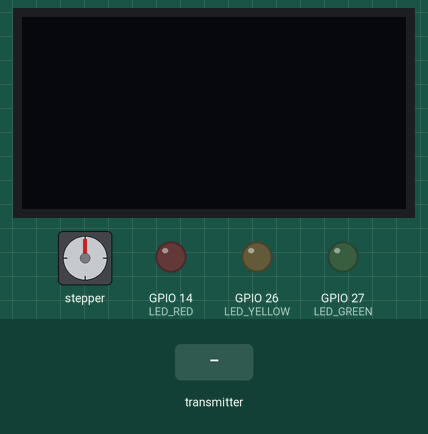
This sketch was run on a simulated ESP32. Shown: 128×64 one-colour display, stepper motor, output pins drawn as LEDs (lit = HIGH). The test bench sets the inputs (shaded band). Stepper angles assume 2048 steps per turn; what the sketch prints to the serial monitor is not drawn.

Above: at 1.2 s.
1.3 s: the transmitter starts sending gsr = 0
At 3.0 s:
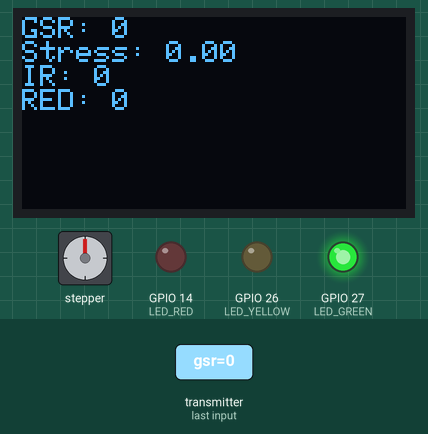
3.5 s: the transmitter starts sending stressIndex = 25
At 5.2 s:
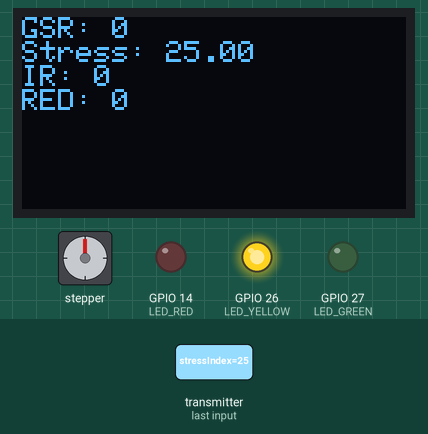
5.6 s: the transmitter starts sending stressIndex = 50
At 7.3 s:
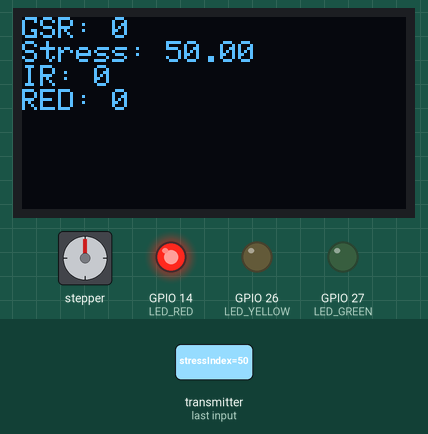
7.6 s: the transmitter starts sending stressIndex = 0
At 10.2 s:
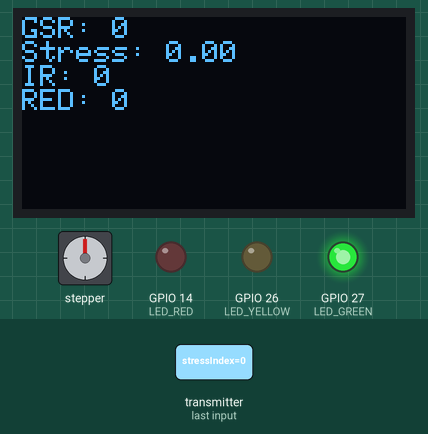
10.6 s: the transmitter starts sending red = 1024
At 12.4 s:
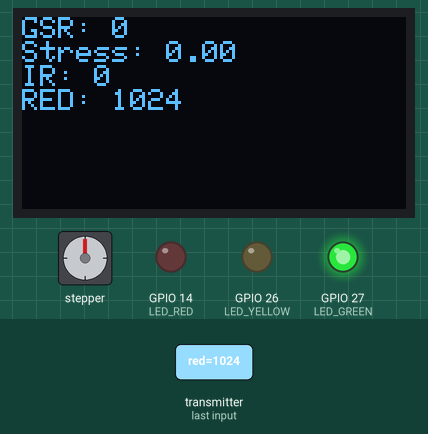
12.8 s: the transmitter starts sending ir = 1024
At 14.6 s:
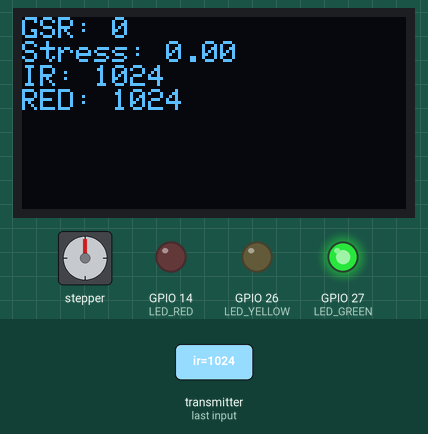
Timing chart, 0 to 17.9 s (numbered marks = the images above; inputs shaded):
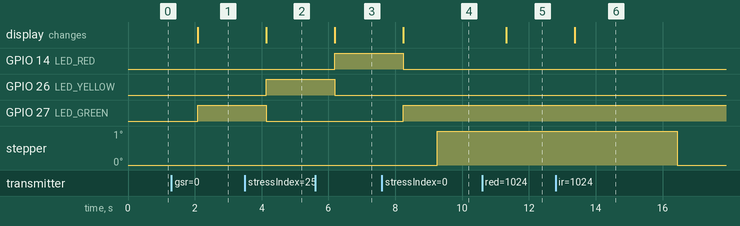

The sketch:

514_final_LEDdisplay_3.5.ino
```cpp
#include <WiFi.h>
#include <esp_now.h>
#include <Wire.h>
#include <Adafruit_GFX.h>
#include <Adafruit_SSD1306.h>
#include <AccelStepper.h>

#define SCREEN_WIDTH 128
#define SCREEN_HEIGHT 64
#define OLED_RESET    -1
Adafruit_SSD1306 display(SCREEN_WIDTH, SCREEN_HEIGHT, &Wire, OLED_RESET);

// Stepper Motor configuration (4-wire)
#define STEPPER_PIN1 16
#define STEPPER_PIN2 17
#define STEPPER_PIN3 18
#define STEPPER_PIN4 19
AccelStepper stepper(AccelStepper::FULL4WIRE, STEPPER_PIN1, STEPPER_PIN2, STEPPER_PIN3, STEPPER_PIN4);
const long gaugeRangeSteps = 2048;  // Total steps for full gauge movement
const float gaugeMin = 0.0;
const float gaugeMax = 100.0;

// LED pins for status indication
#define LED_RED    14
#define LED_YELLOW 26
#define LED_GREEN  27

// Data structure (must match sensor module)
struct struct_message {
  int gsr;
  float stressIndex;
  int32_t red;
  int32_t ir;
};
struct_message receivedData;
volatile bool dataReceived = false;

// ESP-NOW receive callback
void OnDataRecv(const esp_now_recv_info_t *info, const uint8_t *incomingData, int len) {
  if (len == sizeof(receivedData)) {
    memcpy(&receivedData, incomingData, sizeof(receivedData));
    dataReceived = true;
  }
}

// Update LED state based on Stress Index:
// Stress < 33: Green; 33 <= Stress < 66: Yellow; Stress >= 66: Red.
void updateLED(float stressIndex) {
  digitalWrite(LED_RED, LOW);
  digitalWrite(LED_YELLOW, LOW);
  digitalWrite(LED_GREEN, LOW);

  if (stressIndex < 21.0) {
    digitalWrite(LED_GREEN, HIGH);
  } else if (stressIndex < 50.0) {
    digitalWrite(LED_YELLOW, HIGH);
  } else {
    digitalWrite(LED_RED, HIGH);
  }
}

void setup() {
  Serial.begin(115200);

  // Initialize LED pins
  pinMode(LED_RED, OUTPUT);
  pinMode(LED_YELLOW, OUTPUT);
  pinMode(LED_GREEN, OUTPUT);
  digitalWrite(LED_RED, LOW);
  digitalWrite(LED_YELLOW, LOW);
  digitalWrite(LED_GREEN, LOW);

  // Initialize I2C for OLED (ensure pins match your wiring)
  Wire.begin(21, 22);
  if (!display.begin(SSD1306_SWITCHCAPVCC, 0x3C)) {
    Serial.println("SSD1306 Initialization Failed!");
    while (1);
  }
  display.clearDisplay();
  display.display();

  // Initialize stepper motor parameters
  stepper.setMaxSpeed(1000);
  stepper.runSpeedToPosition();

  // Initialize WiFi and ESP-NOW
  WiFi.mode(WIFI_STA);
  if (esp_now_init() != ESP_OK) {
    Serial.println("ESP-NOW Init Failed");
    return;
  }
  esp_now_register_recv_cb(OnDataRecv);
  Serial.println("Display Module Initialized");
}

void loop() {
  if (dataReceived) {
    dataReceived = false;

    // Update OLED display with sensor data
    display.clearDisplay();
    display.setTextSize(1);
    display.setTextColor(SSD1306_WHITE);
    display.setCursor(0, 0);
    display.printf("GSR: %d\n", receivedData.gsr);
    display.printf("Stress: %.2f\n", receivedData.stressIndex);
    display.printf("IR: %ld\n", receivedData.ir);
    display.printf("RED: %ld\n", receivedData.red);
    display.display();

    // Update LED status based on Stress Index
    updateLED(receivedData.stressIndex);

    // Map Stress Index (0~100) to stepper motor steps (0~1024)
    long targetPosition = (long)((receivedData.stressIndex - gaugeMin) / (gaugeMax - gaugeMin) * gaugeRangeSteps);
    stepper.moveTo(targetPosition);

    Serial.printf("Received -> GSR: %d, Stress: %.2f, IR: %ld, RED: %ld\n",
                  receivedData.gsr, receivedData.stressIndex, receivedData.ir, receivedData.red);
  }

  // Run the stepper motor gradually to target position
  stepper.run();

  delay(1000);  // Update every 1 second
}
```

Measured:
- after the input at 1.3 s, GPIO 27 (LED_GREEN): LOW → HIGH after 0.78 s; the display: changes after 0.78 s (image 1)
- after the input at 3.5 s, GPIO 26 (LED_YELLOW): LOW → HIGH after 0.63 s; GPIO 27 (LED_GREEN): HIGH → LOW after 0.63 s; the display: changes after 0.63 s (image 2)
- after the input at 5.6 s, GPIO 14 (LED_RED): LOW → HIGH after 0.59 s; GPIO 26 (LED_YELLOW): HIGH → LOW after 0.59 s; the display: changes after 0.59 s (image 3)
- after the input at 7.6 s, GPIO 14 (LED_RED): HIGH → LOW after 0.64 s; GPIO 27 (LED_GREEN): LOW → HIGH after 0.64 s; the display: changes after 0.64 s (image 4)
- after the input at 10.6 s, the display: changes after 0.72 s (image 5)
- after the input at 12.8 s, the display: changes after 0.57 s (image 6)
